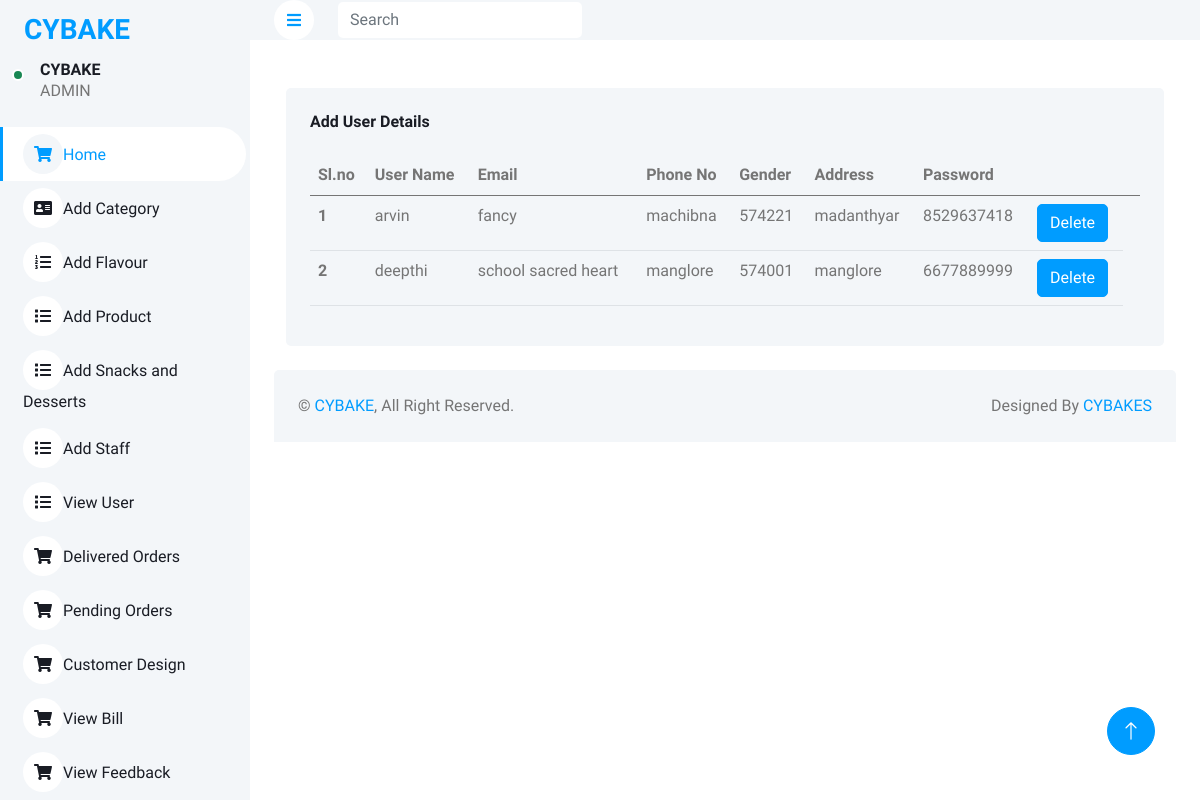
Screenshot of /admin/user.php with the database file from the repository.
### tables this page shows
CREATE TABLE `userreg` (
  `id` int(100) NOT NULL,
  `name` varchar(1000) NOT NULL,
  `address` varchar(1000) NOT NULL,
  `city` varchar(100) NOT NULL,
  `pincode` varchar(100) NOT NULL,
  `landmark` varchar(100) NOT NULL,
  `phone` varchar(1000) NOT NULL,
  `gender` varchar(500) NOT NULL,
  `email` varchar(1000) NOT NULL,
  `password` varchar(200) NOT NULL
);

### admin/user.php (the view, shortened to what this page needs)
<!DOCTYPE html>
<html lang="en">
<head>
    <link href="https://cdnjs.cloudflare.com/ajax/libs/font-awesome/5.10.0/css/all.min.css" rel="stylesheet">
    <link href="https://cdn.jsdelivr.net/npm/bootstrap-icons@1.4.1/font/bootstrap-icons.css" rel="stylesheet">
    <link href="lib/owlcarousel/assets/owl.carousel.min.css" rel="stylesheet">
    <link href="lib/tempusdominus/css/tempusdominus-bootstrap-4.min.css" rel="stylesheet" />
    <link href="css/bootstrap.min.css" rel="stylesheet">
    <link href="css/style.css" rel="stylesheet">
</head>
<body>
<?php include 'header.php'; ?>
 <div class="container-fluid pt-4 px-4">
                <div class="row g-4">
								 <div class="container-fluid pt-4 px-4">
									<div class="row g-4">
										<div class="col-12">
											<div class="bg-light rounded h-100 p-4">
												<h6 class="mb-4">Add User Details</h6>
												<div class="table-responsive">
													<table class="table">
														<thead>
															<tr>
																<th scope="col">Sl.no</th>
																<th scope="col">User Name</th>
																<th scope="col">Email</th>
																<th scope="col">Phone No</th>
																<th scope="col">Gender</th>
																<th scope="col">Address</th>
																<th scope="col">Password</th>
																<th></th>
																<th></th>
															</tr>
														</thead>
														<tbody>
														<?php
								include 'config.php';
								$sql1="select * from userreg";
								$result1=mysqli_query($con,$sql1);
								$num1=mysqli_num_rows($result1);
								$sl=0;
								if($num1>0)
								{
									while($row1=mysqli_fetch_array($result1))
									{
										$sl+=1;
										$name=$row1[1];
										$address=$row1[2];
										$phone=$row1[3];
										$gender=$row1[4];
										$email=$row1[5];
										$password=$row1[6];
								?>
															<tr>
																<th scope="row"><?php echo $sl;?></th>
																<td><?php echo $name; ?></td>
																<td><?php echo $email; ?></td>
																<td><?php echo $phone; ?></td>
																<td><?php echo $gender; ?></td>
																<td><?php echo $address; ?></td>
																<td><?php echo $password; ?></td>
																<td>
																<form action="#" method="post">
																<button type="submit" name="delete" class="btn btn-primary" name="submit">Delete</button>
																</form>
																</td>
															</tr>
															<?php
									}
								}
								?>
														</tbody>
													</table>
												</div>
											</div>
										</div>
									</div>
								</div>
								</div>
                        </div>
            <?php include 'footer.php' ;?>
        </div>
        <a href="#" class="btn btn-lg btn-primary btn-lg-square back-to-top"><i class="bi bi-arrow-up"></i></a>
    </div>
</body>
</html>

### admin/css/style.css (style rules this page uses)
:root { --primary: #009CFF; --light: #F3F6F9; --dark: #191C24; }
.back-to-top { position: fixed; display: none; right: 45px; bottom: 45px; z-index: 99; }
.btn { transition: .5s; }
.btn.btn-primary { color: #FFFFFF; }
.btn-lg-square { width: 48px; height: 48px; }
.btn-square, .btn-sm-square, .btn-lg-square { padding: 0; display: inline-flex; align-items: center; justify-content: center; font-weight: normal; border-radius: 50px; }

### rows the page displays
userreg: name "arvin", landmark "fancy", city "machibna", pincode "574221", address "madanthyar", phone "8529637418"
userreg: name "deepthi", landmark "school sacred heart", city "manglore", pincode "574001", address "manglore", phone "6677889999"
